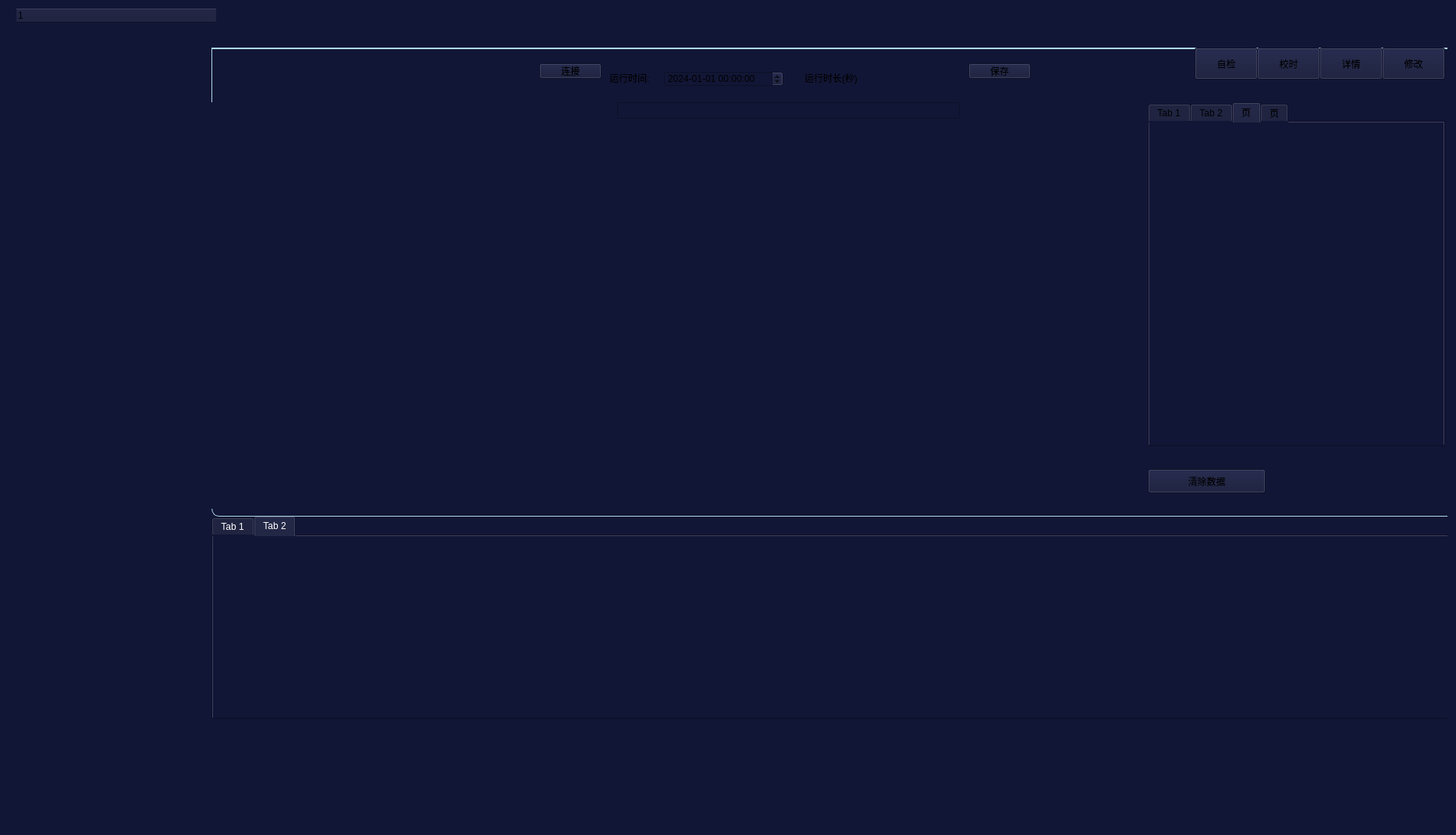
<?xml version="1.0" encoding="UTF-8"?>
<ui version="4.0">
 <class>maincontrol</class>
 <widget class="QWidget" name="maincontrol">
  <property name="geometry">
   <rect>
    <x>0</x>
    <y>0</y>
    <width>1866</width>
    <height>1070</height>
   </rect>
  </property>
  <property name="windowTitle">
   <string>Form</string>
  </property>
  <property name="styleSheet">
   <string notr="true">/* 设置整个界面的背景颜色 */
QWidget {
    background-color: #121636;
}</string>
  </property>
  <layout class="QGridLayout" name="gridLayout_2">
   <item row="0" column="0">
    <widget class="QWidget" name="centralwidget" native="true">
     <property name="styleSheet">
      <string notr="true"/>
     </property>
     <widget class="QTreeWidget" name="treeWidget">
      <property name="geometry">
       <rect>
        <x>10</x>
        <y>0</y>
        <width>256</width>
        <height>192</height>
       </rect>
      </property>
      <property name="styleSheet">
       <string notr="true">/* 设置 QTreeWidget 的样式 */
QTreeWidget {
    border: none;
    /*background-color: #121636;*/ /* 背景颜色与界面一致 */
    color: #FFFFFF;            /* 字体颜色为白色 */
    /*show-decoration-selected: 1;*/ /* 使选中的项显示装饰 */
}

/* 设置 QTreeWidget 项的样式 */
QTreeWidget::item {
    /*background-color: #121636;*/ /* 项的背景颜色 */
    color: #FFFFFF;            /* 项的字体颜色 */
    padding: 5px;              /* 项的内边距 */
}

/* 设置 QTreeWidget 项的选中样式 */
/*QTreeWidget::item:selected {
    background-color: #121636; /* 选中项的背景颜色 */
    /*color: #FFFFFF;            /* 选中项的字体颜色 */
/*}*/

/* 隐藏 QTreeWidget 的滚动条 */
QTreeWidget QScrollBar:vertical {
    width: 0px;
}

QTreeWidget QScrollBar:horizontal {
    height: 0px;
}</string>
      </property>
      <column>
       <property name="text">
        <string notr="true">1</string>
       </property>
      </column>
     </widget>
     <widget class="QTabWidget" name="belowTabWidget">
      <property name="geometry">
       <rect>
        <x>260</x>
        <y>650</y>
        <width>1601</width>
        <height>261</height>
       </rect>
      </property>
      <property name="styleSheet">
       <string notr="true">color: rgb(255, 255, 255);</string>
      </property>
      <property name="currentIndex">
       <number>1</number>
      </property>
      <widget class="QWidget" name="belowtab">
       <property name="styleSheet">
        <string notr="true"/>
       </property>
       <attribute name="title">
        <string>Tab 1</string>
       </attribute>
      </widget>
      <widget class="QWidget" name="belowtab_2">
       <property name="styleSheet">
        <string notr="true"/>
       </property>
       <attribute name="title">
        <string>Tab 2</string>
       </attribute>
      </widget>
     </widget>
     <widget class="QWidget" name="widget2" native="true">
      <property name="geometry">
       <rect>
        <x>260</x>
        <y>50</y>
        <width>1601</width>
        <height>601</height>
       </rect>
      </property>
      <property name="styleSheet">
       <string notr="true">QWidget#widget2 {
    border-left: 1px solid lightblue; /* 左边框 1px */
    border-bottom: 1px solid lightblue; /* 下边框 1px */
    border-top: 2px solid lightblue; /* 上边框 2px */
    border-right: 2px solid lightblue; /* 右边框 2px */
    border-top-right-radius: 0px;  /* 右上角为方角 */
    border-top-left-radius: 0px;   /* 左上角为方角 */
    border-bottom-right-radius: 10px; /* 右下角为圆角 */
    border-bottom-left-radius: 10px;  /* 左下角为圆角 */
}

</string>
      </property>
      <widget class="QTabWidget" name="rightTabWidget_2">
       <property name="geometry">
        <rect>
         <x>1200</x>
         <y>70</y>
         <width>381</width>
         <height>441</height>
        </rect>
       </property>
       <property name="currentIndex">
        <number>2</number>
       </property>
       <widget class="QWidget" name="righttab">
        <attribute name="title">
         <string>Tab 1</string>
        </attribute>
       </widget>
       <widget class="QWidget" name="righttab_2">
        <attribute name="title">
         <string>Tab 2</string>
        </attribute>
       </widget>
       <widget class="QWidget" name="righttab_3">
        <attribute name="title">
         <string>页</string>
        </attribute>
       </widget>
       <widget class="QWidget" name="tab">
        <attribute name="title">
         <string>页</string>
        </attribute>
       </widget>
      </widget>
      <widget class="QPushButton" name="pushButton">
       <property name="geometry">
        <rect>
         <x>1260</x>
         <y>0</y>
         <width>81</width>
         <height>41</height>
        </rect>
       </property>
       <property name="text">
        <string>自检</string>
       </property>
      </widget>
      <widget class="QPushButton" name="pushButton_2">
       <property name="geometry">
        <rect>
         <x>1340</x>
         <y>0</y>
         <width>81</width>
         <height>41</height>
        </rect>
       </property>
       <property name="text">
        <string>校时</string>
       </property>
      </widget>
      <widget class="QPushButton" name="pushButton_3">
       <property name="geometry">
        <rect>
         <x>1420</x>
         <y>0</y>
         <width>81</width>
         <height>41</height>
        </rect>
       </property>
       <property name="text">
        <string>详情</string>
       </property>
      </widget>
      <widget class="QPushButton" name="pushButton_4">
       <property name="geometry">
        <rect>
         <x>1500</x>
         <y>0</y>
         <width>81</width>
         <height>41</height>
        </rect>
       </property>
       <property name="text">
        <string>修改</string>
       </property>
      </widget>
      <widget class="QWidget" name="widget_3" native="true">
       <property name="geometry">
        <rect>
         <x>-130</x>
         <y>70</y>
         <width>1151</width>
         <height>521</height>
        </rect>
       </property>
       <widget class="QLineEdit" name="lineEdit">
        <property name="geometry">
         <rect>
          <x>650</x>
          <y>0</y>
          <width>439</width>
          <height>21</height>
         </rect>
        </property>
       </widget>
      </widget>
      <widget class="QLabel" name="label">
       <property name="geometry">
        <rect>
         <x>20</x>
         <y>10</y>
         <width>251</width>
         <height>41</height>
        </rect>
       </property>
       <property name="text">
        <string/>
       </property>
      </widget>
      <widget class="QPushButton" name="pushButton_5">
       <property name="geometry">
        <rect>
         <x>420</x>
         <y>20</y>
         <width>80</width>
         <height>20</height>
        </rect>
       </property>
       <property name="text">
        <string>连接</string>
       </property>
      </widget>
      <widget class="QPushButton" name="pushButton_6">
       <property name="geometry">
        <rect>
         <x>970</x>
         <y>20</y>
         <width>80</width>
         <height>20</height>
        </rect>
       </property>
       <property name="text">
        <string>保存</string>
       </property>
      </widget>
      <widget class="QPushButton" name="pushButton_7">
       <property name="geometry">
        <rect>
         <x>1200</x>
         <y>540</y>
         <width>151</width>
         <height>31</height>
        </rect>
       </property>
       <property name="text">
        <string>清除数据</string>
       </property>
      </widget>
      <widget class="QLabel" name="label_2">
       <property name="geometry">
        <rect>
         <x>510</x>
         <y>20</y>
         <width>57</width>
         <height>39</height>
        </rect>
       </property>
       <property name="text">
        <string>&lt;html&gt;&lt;head/&gt;&lt;body&gt;&lt;p&gt;运行时间:&lt;/p&gt;&lt;/body&gt;&lt;/html&gt;</string>
       </property>
      </widget>
      <widget class="QDateTimeEdit" name="dateTimeEdit">
       <property name="geometry">
        <rect>
         <x>580</x>
         <y>30</y>
         <width>153</width>
         <height>20</height>
        </rect>
       </property>
       <property name="dateTime">
        <datetime>
         <hour>0</hour>
         <minute>0</minute>
         <second>0</second>
         <year>2024</year>
         <month>1</month>
         <day>1</day>
        </datetime>
       </property>
       <property name="displayFormat">
        <string>yyyy-MM-dd hh:mm:ss</string>
       </property>
      </widget>
      <widget class="QLabel" name="label_3">
       <property name="geometry">
        <rect>
         <x>760</x>
         <y>20</y>
         <width>76</width>
         <height>39</height>
        </rect>
       </property>
       <property name="text">
        <string>&lt;html&gt;&lt;head/&gt;&lt;body&gt;&lt;p&gt;运行时长(秒)&lt;/p&gt;&lt;/body&gt;&lt;/html&gt;</string>
       </property>
      </widget>
     </widget>
    </widget>
   </item>
  </layout>
 </widget>
 <resources/>
 <connections/>
</ui>
